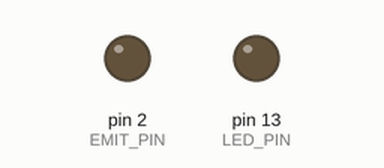
Simulated run of this sketch. Board: Arduino Uno, built with avr-gcc and run on an emulated ATmega328P. On the bench: output pins drawn as LEDs (lit = HIGH). Dashed ring = blinking.

Above: at 1.0 s.
At 2.5 s:
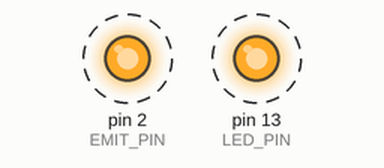
Timing chart, 0 to 4.6 s (numbered marks = the images above):
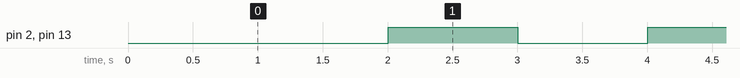

Measured:
- by itself, pin 2 (EMIT_PIN), pin 13 (LED_PIN): alternates HIGH for 1.0 s and LOW for 1.0 s

The sketch:

transmitter.ino
```cpp
// IR

const int EMIT_PIN = 2;
const int LED_PIN = 13;

unsigned long lastChange = 0;

void setup() {
    pinMode(EMIT_PIN, OUTPUT);
    pinMode(LED_PIN, OUTPUT);
}

void loop() {
    if (millis() - lastChange > 1000) {
        lastChange = millis();
        if ((lastChange / 1000) % 2 == 0) {
          digitalWrite(EMIT_PIN, HIGH);
          digitalWrite(LED_PIN, HIGH);
        } else {
          digitalWrite(EMIT_PIN, LOW);
          digitalWrite(LED_PIN, LOW);
        }
    }
}
```
